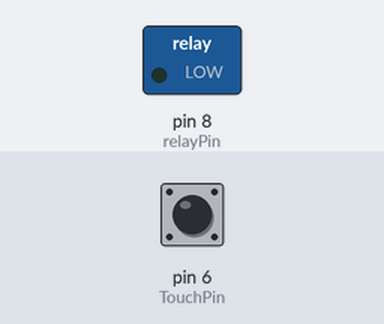
This sketch was run on a simulated Arduino Mega 2560, built with avr-gcc and run on an emulated ATmega2560. Parts: switched loads named in the sketch (green lamp = pin HIGH). The inputs (shaded band) are chosen by the test bench; at power-on: pin 6 (TouchPin) LOW.

Above: at 1.2 s.
1.3 s: pin 6 (TouchPin) pulled HIGH for 0.15 s
At 2.0 s:
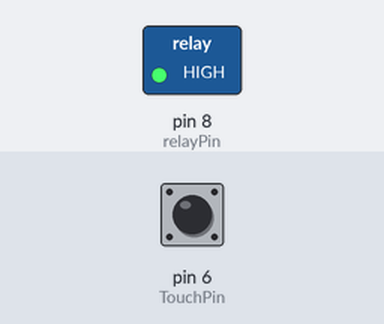
2.9 s: pin 6 (TouchPin) pulled HIGH for 1 s
At 3.3 s:
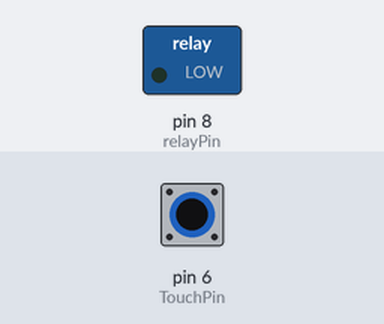
5.4 s: pin 6 (TouchPin) pulled HIGH for 3.2 s
At 6.4 s:
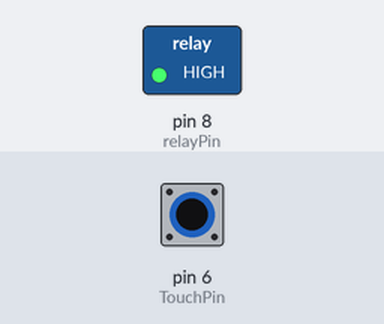
Timing chart, 0 to 8.4 s (numbered marks = the images above; inputs shaded):
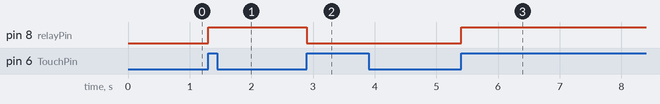

Measured:
- after the input at 1.3 s, pin 8 (relayPin): LOW → HIGH at once
- after the input at 2.9 s, pin 8 (relayPin): HIGH → LOW at once
- after the input at 5.4 s, pin 8 (relayPin): LOW → HIGH at once

The sketch:

LumosScript.ino
```cpp
/*
 * This project was recive a signal
 * to turn On/Off an relay module.
 * You can send a command through Bluetooth (Here is utilizated an HC-05)
 * with the command 'e'(101) or send a sinal with serial comunication with the same command
 * or you can use a touch sensor.
 *
 * Relay - Arduino pin 8
 * Touch Sensor - Arduino pin 6
 * Bluetooth Module RX<- - Arduino pin TX->
 * Bluetooth Module TX-> - Arduino pin RX<-
 *
 * Version 0.9 January | 2017
 * Copyrigt Bit Buggy© and Denis Almeida
 */


#include <SoftwareSerial.h>
#include<string.h>

const int TouchPin = 6;
const int relayPin = 8;
bool state = false;
bool flag = false;
int serialData;
int serialDatab;

void controlRelay(int control){
  if(control == 101){
     state = !state;
     digitalWrite(relayPin, state);
     Serial.println(serialData);
   }
}


void setup(){
  pinMode(TouchPin, INPUT);
  pinMode(relayPin, OUTPUT);
  Serial.begin(9600);
  Serial1.begin(38400);
}

void loop() {
  int sensorValue = digitalRead(TouchPin);

  if(sensorValue == 1){
    if (flag == false) {
      state = !state;
      digitalWrite(relayPin, state);
      flag = true;
      return (1);
    }
  }
  else {
    flag = false;
  }

  if(Serial.available() > 0){
    serialData = Serial.read();
    controlRelay(serialData);
  }

  if(Serial1.available() > 0){
    serialDatab = Serial1.read();
    controlRelay(serialDatab);
  }
    delay(100);
 }
```
